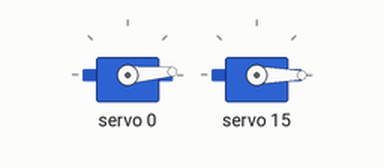
This sketch was run on a simulated Arduino Uno, built with avr-gcc and run on an emulated ATmega328P. Shown: 2 × servo. What the sketch prints to the serial monitor is not drawn.

Above: at 0.1 s.
At 0.7 s:
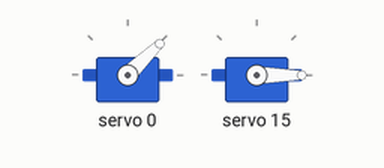
Timing chart, 0 to 2.2 s (numbered marks = the images above):
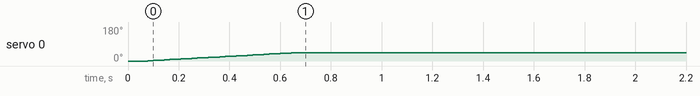

The sketch:

Home_position.ino
```cpp
#include <Wire.h>
#include <Adafruit_PWMServoDriver.h>

Adafruit_PWMServoDriver pwm = Adafruit_PWMServoDriver();

// ---- SERVO CONFIG ----
const int PWM_FREQ = 60;         // PWM frequency for PCA9685
const int SERVO_RES = 4096;      // 12-bit resolution
const float US_MIN = 500.0;
const float US_MAX = 2500.0;
const float SERVO_JOINT_MAX = 180.0;

// Servo channels
const int CH_SERVO1 = 0;  // Shoulder
const int CH_SERVO2 = 15;  // Elbow

// Home angles (set these as you want)
float HOME_SHOULDER_ANGLE = 45.0;
float HOME_ELBOW_ANGLE = 0.0;

// Current joint positions
float currentShoulder = 0.0;
float currentElbow = 0.0;

// Convert degrees to PWM pulse length
int jointDegToPulse(float jointDeg) {
  jointDeg = constrain(jointDeg, 0.0, SERVO_JOINT_MAX);
  float us = US_MIN + (jointDeg / SERVO_JOINT_MAX) * (US_MAX - US_MIN);
  float ticks = (us * PWM_FREQ * SERVO_RES) / 1000000.0;
  return int(ticks);
}

// Move servos to specified angles with interpolation
void moveToAngles(float startShoulder, float startElbow,
                  float endShoulder, float endElbow,
                  int steps = 10, int stepDelay = 15) {
  for (int i = 1; i <= steps; i++) {
    float interpShoulder = startShoulder + (endShoulder - startShoulder) * i / steps;
    float interpElbow = startElbow + (endElbow - startElbow) * i / steps;

    pwm.setPWM(CH_SERVO1, 0, jointDegToPulse(interpShoulder));
    pwm.setPWM(CH_SERVO2, 0, jointDegToPulse(interpElbow));

    delay(stepDelay);
  }
}

// Move both arms to the home position
void goHome(float &currentShoulder, float &currentElbow) {
  Serial.println("Moving to Home Position");
  moveToAngles(currentShoulder, currentElbow,
               HOME_SHOULDER_ANGLE, HOME_ELBOW_ANGLE,
               30, 20);
  currentShoulder = HOME_SHOULDER_ANGLE;
  currentElbow = HOME_ELBOW_ANGLE;
}

void setup() {
  Serial.begin(115200);
  pwm.begin();
  pwm.setPWMFreq(PWM_FREQ);
  delay(10);

  // Initialize current angles if needed (e.g., read from sensors or start at 0)
  currentShoulder = 0.0;
  currentElbow = 0.0;

  goHome(currentShoulder, currentElbow);
}

void loop() {
  // No loop action needed for just homing
}
```
